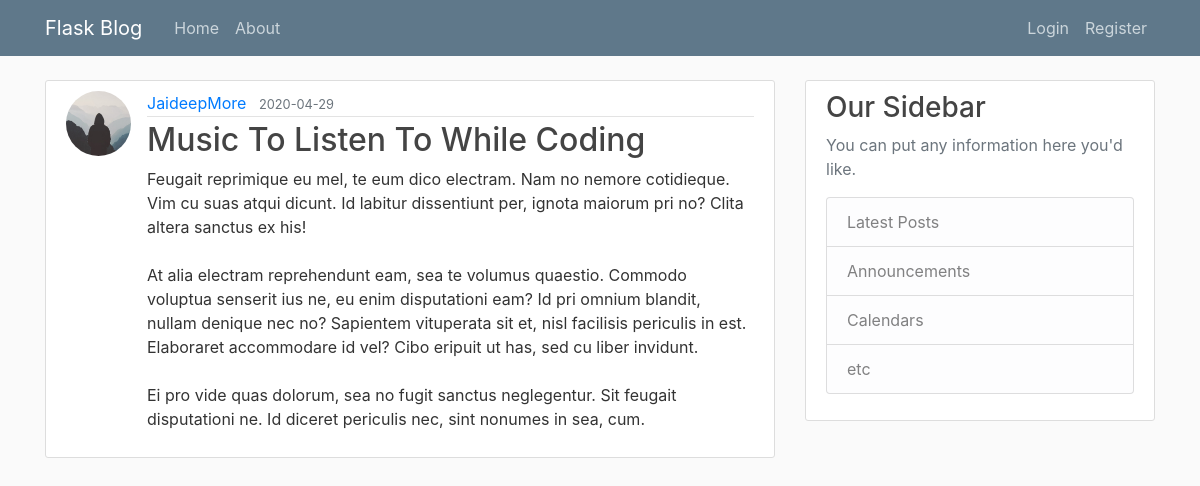
The app's page /post/19 with its own data.
### flask_blog/models.py (models this page shows, shortened)
class User(db.Model, UserMixin):
    id = db.Column(db.Integer, primary_key=True)
    username = db.Column(db.String, unique=True, nullable = False)
    email = db.Column(db.String, unique = True, nullable = False)
    image_file = db.Column(db.String, nullable = False, default="default.jpg")
    password = db.Column(db.String, nullable = False)
    posts = db.relationship('Post', backref="author", lazy=True)

class Post(db.Model):
    id = db.Column(db.Integer, primary_key=True)
    title = db.Column(db.String, nullable = False)
    date_posted = db.Column(db.DateTime, nullable = False, default = datetime.utcnow)
    content = db.Column(db.Text, nullable = False)
    author_id = db.Column(db.Integer, db.ForeignKey('user.id'), nullable=False)

### flask_blog/routes.py (the view)
@app.route("/post/<int:post_id>")
def post(post_id):
    post = Post.query.get_or_404(post_id)
    return render_template("post.html", post=post)

### flask_blog/templates/post.html (shortened to what this page needs)
{% extends "base.html" %}
{% block content %}
    <article class="media content-section">
        <img class="rounded-circle article-img" src="{{ url_for('static', filename='profile_pic/'+ post.author.image_file) }}" alt="">
        <div class="media-body">
            <div class="article-metadata">
            <a class="mr-2" href="#">{{ post.author.username }}</a>
            <small class="text-muted">{{ post.date_posted.strftime('%Y-%m-%d') }}</small>
            </div>
            <h2 class="article-title">{{ post.title }}</h2>
            <p class="article-content">{{ post.content }}</p>
        </div>
    </article>
{% endblock content %}

### flask_blog/static/main.css (style rules this page uses)
body { background: #fafafa; color: #333333; margin-top: 5rem; }
h1, h2, h3, h4, h5, h6 { color: #444444; }
.content-section { background: #ffffff; padding: 10px 20px; border: 1px solid #dddddd; border-radius: 3px; margin-bottom: 20px; }
.article-title { color: #444444; }
.article-content { white-space: pre-line; }
.article-img { height: 65px; width: 65px; margin-right: 16px; }
.article-metadata { padding-bottom: 1px; margin-bottom: 4px; border-bottom: 1px solid #e3e3e3 }

### records on screen
User: image_file (placeholder picture), author.username "JaideepMore"
Post: date_posted "2020-04-29", title "Music To Listen To While Coding", content "Feugait reprimique eu mel, te eum dico electram. Nam no nemore cotidieque. Vim cu suas atqui dicunt. Id labitur dissentiunt per, ignota maiorum pri no? Clita altera sanctus ex his! At alia electram reprehendunt eam, sea te volumus quaestio. Commodo voluptua senserit ius ne, eu enim disputationi eam? Id pri omnium blandit, nullam denique nec no? Sapientem vituperata sit et, nisl facilisis periculis in est. Elaboraret accommodare id vel? Cibo eripuit ut has, sed cu liber invidunt. Ei pro vide quas dolorum, sea no fugit sanctus neglegentur. Sit feugait disputationi ne. Id diceret periculis nec, sint nonumes in sea, cum."
